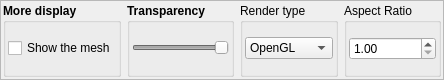
              <widget class="QFrame" name="frame_4">
               <property name="minimumSize">
                <size>
                 <width>0</width>
                 <height>0</height>
                </size>
               </property>
               <property name="maximumSize">
                <size>
                 <width>16777215</width>
                 <height>80</height>
                </size>
               </property>
               <property name="frameShape">
                <enum>QFrame::StyledPanel</enum>
               </property>
               <property name="frameShadow">
                <enum>QFrame::Raised</enum>
               </property>
               <layout class="QHBoxLayout" name="horizontalLayout_9">
                <property name="leftMargin">
                 <number>2</number>
                </property>
                <property name="topMargin">
                 <number>2</number>
                </property>
                <property name="rightMargin">
                 <number>2</number>
                </property>
                <property name="bottomMargin">
                 <number>2</number>
                </property>
                <item>
                 <widget class="QGroupBox" name="groupBox_13">
                  <property name="sizePolicy">
                   <sizepolicy hsizetype="Fixed" vsizetype="Preferred">
                    <horstretch>0</horstretch>
                    <verstretch>0</verstretch>
                   </sizepolicy>
                  </property>
                  <property name="font">
                   <font>
                    <weight>75</weight>
                    <bold>true</bold>
                   </font>
                  </property>
                  <property name="title">
                   <string>More display</string>
                  </property>
                  <layout class="QGridLayout" name="gridLayout_9">
                   <property name="leftMargin">
                    <number>2</number>
                   </property>
                   <property name="topMargin">
                    <number>2</number>
                   </property>
                   <property name="rightMargin">
                    <number>2</number>
                   </property>
                   <property name="bottomMargin">
                    <number>2</number>
                   </property>
                   <item row="0" column="0" colspan="2">
                    <widget class="QCheckBox" name="checkBox_showmesh">
                     <property name="sizePolicy">
                      <sizepolicy hsizetype="Preferred" vsizetype="Fixed">
                       <horstretch>0</horstretch>
                       <verstretch>0</verstretch>
                      </sizepolicy>
                     </property>
                     <property name="font">
                      <font>
                       <weight>50</weight>
                       <bold>false</bold>
                      </font>
                     </property>
                     <property name="text">
                      <string>Show the mesh</string>
                     </property>
                    </widget>
                   </item>
                  </layout>
                 </widget>
                </item>
                <item>
                 <widget class="QGroupBox" name="groupBox_5">
                  <property name="sizePolicy">
                   <sizepolicy hsizetype="Expanding" vsizetype="Preferred">
                    <horstretch>0</horstretch>
                    <verstretch>0</verstretch>
                   </sizepolicy>
                  </property>
                  <property name="minimumSize">
                   <size>
                    <width>0</width>
                    <height>0</height>
                   </size>
                  </property>
                  <property name="maximumSize">
                   <size>
                    <width>16777215</width>
                    <height>16777215</height>
                   </size>
                  </property>
                  <property name="font">
                   <font>
                    <weight>75</weight>
                    <bold>true</bold>
                   </font>
                  </property>
                  <property name="title">
                   <string>Transparency</string>
                  </property>
                  <layout class="QVBoxLayout" name="verticalLayout_5">
                   <property name="sizeConstraint">
                    <enum>QLayout::SetDefaultConstraint</enum>
                   </property>
                   <property name="leftMargin">
                    <number>2</number>
                   </property>
                   <property name="topMargin">
                    <number>2</number>
                   </property>
                   <property name="rightMargin">
                    <number>2</number>
                   </property>
                   <property name="bottomMargin">
                    <number>2</number>
                   </property>
                   <item>
                    <widget class="QSlider" name="horizontalSlider_transp">
                     <property name="enabled">
                      <bool>false</bool>
                     </property>
                     <property name="sizePolicy">
                      <sizepolicy hsizetype="Expanding" vsizetype="Fixed">
                       <horstretch>0</horstretch>
                       <verstretch>0</verstretch>
                      </sizepolicy>
                     </property>
                     <property name="minimumSize">
                      <size>
                       <width>0</width>
                       <height>20</height>
                      </size>
                     </property>
                     <property name="maximum">
                      <number>100</number>
                     </property>
                     <property name="value">
                      <number>100</number>
                     </property>
                     <property name="orientation">
                      <enum>Qt::Horizontal</enum>
                     </property>
                    </widget>
                   </item>
                  </layout>
                 </widget>
                </item>
                <item>
                 <widget class="QGroupBox" name="groupBox_2">
                  <property name="title">
                   <string>Render type</string>
                  </property>
                  <layout class="QVBoxLayout" name="verticalLayout">
                   <property name="leftMargin">
                    <number>2</number>
                   </property>
                   <property name="topMargin">
                    <number>2</number>
                   </property>
                   <property name="rightMargin">
                    <number>2</number>
                   </property>
                   <property name="bottomMargin">
                    <number>2</number>
                   </property>
                   <item>
                    <widget class="QComboBox" name="comboBox_rendertype">
                     <property name="toolTip">
                      <string>Need to restart Qgis to take effect</string>
                     </property>
                     <item>
                      <property name="text">
                       <string>OpenGL</string>
                      </property>
                     </item>
                     <item>
                      <property name="text">
                       <string>MatPlotLib</string>
                      </property>
                     </item>
                    </widget>
                   </item>
                  </layout>
                 </widget>
                </item>
                <item>
                 <widget class="QGroupBox" name="groupBox_3">
                  <property name="sizePolicy">
                   <sizepolicy hsizetype="Fixed" vsizetype="Preferred">
                    <horstretch>0</horstretch>
                    <verstretch>0</verstretch>
                   </sizepolicy>
                  </property>
                  <property name="maximumSize">
                   <size>
                    <width>100</width>
                    <height>16777215</height>
                   </size>
                  </property>
                  <property name="title">
                   <string>Aspect Ratio</string>
                  </property>
                  <layout class="QHBoxLayout" name="horizontalLayout_5">
                   <property name="leftMargin">
                    <number>2</number>
                   </property>
                   <property name="topMargin">
                    <number>2</number>
                   </property>
                   <property name="rightMargin">
                    <number>2</number>
                   </property>
                   <property name="bottomMargin">
                    <number>2</number>
                   </property>
                   <item>
                    <widget class="QDoubleSpinBox" name="doubleSpinBox_aspectratio">
                     <property name="minimum">
                      <double>1.000000000000000</double>
                     </property>
                     <property name="maximum">
                      <double>5.000000000000000</double>
                     </property>
                     <property name="singleStep">
                      <double>0.500000000000000</double>
                     </property>
                     <property name="value">
                      <double>1.000000000000000</double>
                     </property>
                    </widget>
                   </item>
                  </layout>
                 </widget>
                </item>
               </layout>
              </widget>
